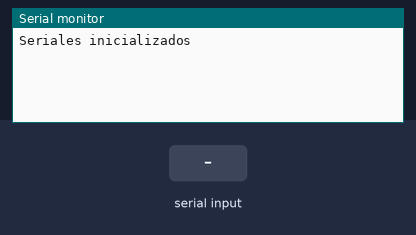
The sketch below on a simulated ESP32. On the bench: the last lines printed to the serial monitor. The test bench sets the inputs (shaded band).

Above: at 1.2 s.
1.3 s: "1\n" received over the second serial link
At 2.3 s:
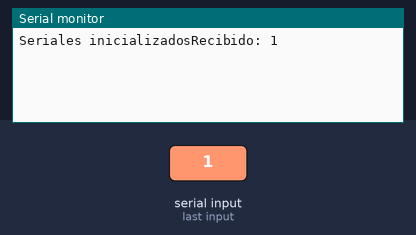
2.8 s: "0\n" received over the second serial link
At 3.5 s:
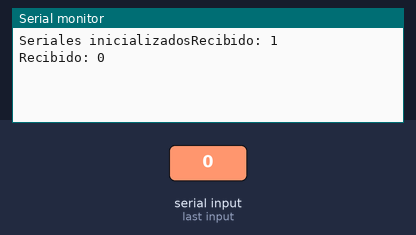
4.3 s: "2\n" received over the second serial link
At 5.8 s:
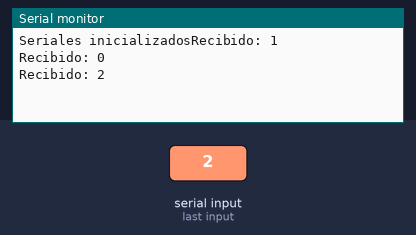

The sketch:

ARDUINO_PRO_MICRO_Recibe.ino
```cpp
// Pro Micro - Recibir mensajes y mostrarlos en su Monitor Serie

String input = "";

void setup() {
  Serial1.begin(9600);  // Comunicación con ESP32
  Serial.begin(9600);
  Serial.print("Seriales inicializados");
}

void loop() {
  if (Serial1.available() > 0) {
    char c = Serial1.read();

    if (c == '\n') {
      // Cuando llega fin de línea, mostramos el mensaje
      Serial.print("Recibido: ");
      Serial.println(input);
      input = "";  // Limpia el buffer
    } else {
      input += c;  // Acumula caracteres
    }
  }
}
```

Measured:
- after the input at 1.3 s, the serial monitor: prints a new line at once (image 1)
- after the input at 2.8 s, the serial monitor: prints a new line at once (image 2)
- after the input at 4.3 s, the serial monitor: prints a new line at once (image 3)
